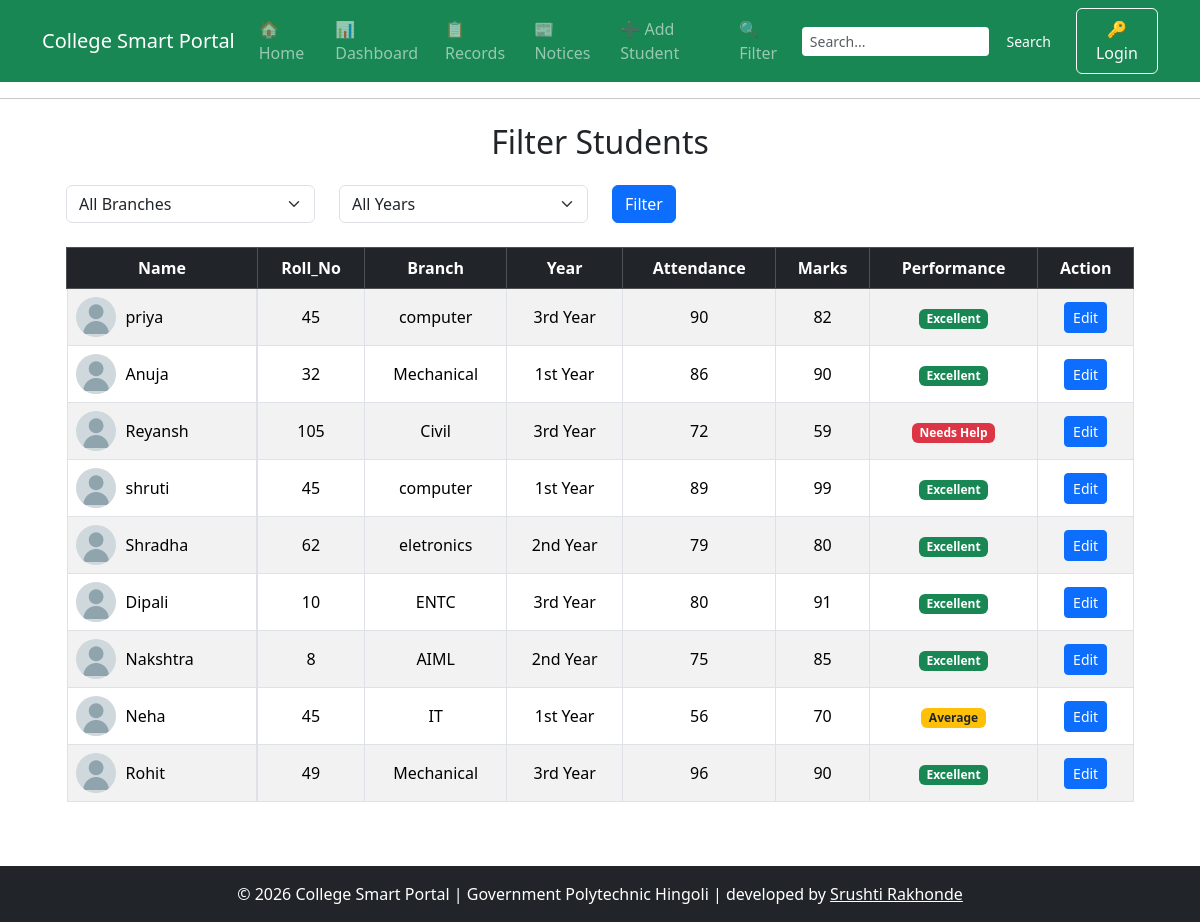
The app's page /filter with its own data.
### tables this page shows
CREATE TABLE students (
                    id INTEGER PRIMARY KEY AUTOINCREMENT,
                    name TEXT NOT NULL,
                    roll_no INTEGER NOT NULL,
                    marks INTEGER NOT NULL,
                    branch TEXT NOT NULL,
                    attendance INTEGER DEFAULT 0
                 , photo TEXT DEFAULT 'default.png', year TEXT DEFAULT '1st Year');

### project_flask.py (the view)
@app.route("/filter")
def filter():
    selected_branch = request.args.get("branch", "")
    selected_year = request.args.get("year", "")
    conn = get_db()
    cursor = conn.cursor()
    cursor.execute("""
        SELECT DISTINCT branch
        FROM students
        ORDER BY branch
    """)
    branches = [row["branch"] for row in cursor.fetchall()]
    cursor.execute("""
        SELECT DISTINCT year
        FROM students
        ORDER BY year
    """)
    years = [row["year"] for row in cursor.fetchall()]
    if selected_branch and selected_year:
        cursor.execute(
            "SELECT * FROM students WHERE branch = ? AND year = ?",
            (selected_branch, selected_year)
        )
    elif selected_branch:
        cursor.execute(
            "SELECT * FROM students WHERE branch = ?",
            (selected_branch,)
        )
    elif selected_year:
        cursor.execute(
            "SELECT * FROM students WHERE year = ?",
            (selected_year,)
        )
    else:
        cursor.execute("SELECT * FROM students")
    students = cursor.fetchall()
    return render_template(
        "filter.html",
        students=students,
        branches=branches,
        years=years,
        selected_branch=selected_branch,
        selected_year=selected_year
    )

### database.py (called while the page is built)
def get_db():
    conn = sqlite3.connect(DB_PATH)
    conn.row_factory = sqlite3.Row
    return conn

### templates/filter.html (shortened to what this page needs)
{% extends "base.html" %}
{% block content %}
<div class="container mt-4">
    <h2 class="text-center mb-4">Filter Students</h2>
    <form method="GET" action="{{ url_for('filter') }}" class="row mb-4">
        <div class="col-md-3">
            <select name="branch" class="form-select">
                <option value="">All Branches</option>
            </select>
        </div>
        <div class="col-md-3">
            <select name="year" class="form-select">
                <option value="">All Years</option>
            </select>
        </div>
        <div class="col-md-2">
            <button type="submit" class="btn btn-primary">
                Filter
            </button>
        </div>
    </form>
    <div class="table-responsive">
        <table class="table table-bordered table-striped table-hover text-center align-middle">
            <thead class="table-dark">
                <tr>
                    <th>Name</th>
                    <th>Roll_No</th>
                    <th>Branch</th>
                    <th>Year</th>
                    <th>Attendance</th>
                    <th>Marks</th>
                    <th>Performance</th>
                    <th>Action</th>
                </tr>
            </thead>
            <tbody>
                {% for student in students %}
                <tr>
                    <td style="display:flex; align-items:center; gap:10px;">
                        {% if student['photo'] %}
                            <img src="{{ url_for('static', filename='uploads/' + student['photo']) }}"
                                 alt="{{ student['name'] }}"
                                 style="width:40px; height:40px; border-radius:50%; object-fit:cover; background:#f0f0f0;">
                        {% else %}
                            <img src="{{ url_for('static', filename='uploads/default.png') }}"
                                 alt="Default"
                                 style="width:40px; height:40px; border-radius:50%; object-fit:cover; background:#f0f0f0;">
                        {% endif %}
                        <span>{{ student["name"] }}</span>
                    </td>
                    <td>{{ student["roll_no"] }}</td>
                    <td>{{ student["branch"] }}</td>
                    <td>{{ student["year"] }}</td>
                    <td>{{ student["attendance"] }}</td>
                    <td>{{ student["marks"] }}</td>
                    <td>
                        {% if student["marks"] >= 80 %}
                            <span class="badge bg-success">Excellent</span>
                        {% elif student["marks"] >= 60 %}
                            <span class="badge bg-warning text-dark">Average</span>
                        {% else %}
                            <span class="badge bg-danger">Needs Help</span>
                        {% endif %}
                    </td>
                    <td>
                        <a href="{{ url_for('edit_student', id=student['id']) }}"
                           class="btn btn-sm btn-primary">
                            Edit
                        </a>
                    </td>
                </tr>
                {% endfor %}
            </tbody>
        </table>
    </div>
</div>
{% endblock %}

### templates/base.html (shortened to what this page needs)
<!DOCTYPE html>
<html>
<head>
    <link href="https://cdn.jsdelivr.net/npm/bootstrap@5.3.2/dist/css/bootstrap.min.css" rel="stylesheet">
</head>
<body>
    <nav class="navbar navbar-expand-lg navbar-dark bg-success">
        <div class="container">
            <a class="navbar-brand" href="/">College Smart Portal</a>
            <div class="collapse navbar-collapse" id="mainNavbar">
                <ul class="navbar-nav me-auto mb-2 mb-lg-0">
                    <li class="nav-item"><a class="nav-link" href="{{ url_for('home') }}">🏠 Home</a></li>
                    <li class="nav-item"><a class="nav-link" href="{{ url_for('dashboard') }}">📊 Dashboard</a></li>
                    <li class="nav-item"><a class="nav-link" href="{{ url_for('records') }}">📋 Records</a></li>
                    <li class="nav-item"><a class="nav-link" href="{{ url_for('notices') }}">📰 Notices</a></li>
                    <li class="nav-item"><a class="nav-link" href="{{ url_for('add_student') }}">➕ Add Student</a></li>
                    <li class="nav-item"><a class="nav-link" href="{{ url_for('filter') }}">🔍 Filter</a></li>
                </ul>
                <form action="{{ url_for('search') }}" method="GET" class="d-flex mb-3 mb-lg-0">
                    <input type="search" name="q" class="form-control form-control-sm border-success" placeholder="Search..." value="{{ request.args.get('q', '') }}">
                    <button type="submit" class="btn btn-success btn-sm ms-2">Search</button>
                </form>
                <div class="d-flex align-items-center ms-lg-3 mt-3 mt-lg-0">
                    {% if session.get('username') %}
                        <span class="btn btn-info py-2 me-2 disabled">👤 {{ session.get('username') }}</span>
                        <a href="{{ url_for('logout') }}" class="btn btn-danger py-2">🔓 Logout</a>
                    {% else %}
                        <a href="{{ url_for('login') }}" class="btn btn-outline-light py-2">🔑 Login</a>
                    {% endif %}
                </div>
            </div>
        </div>
    </nav>
    <hr>
    <div class="container mt-4">
        <div class="container mt-4">
            {% block content %}{% endblock %}
        </div>
    </div>
    <footer class="bg-dark text-white text-center p-3 mt-5">
        © 2026 College Smart Portal | Government Polytechnic Hingoli | developed by <a href="srushti rakhonde" class="text-white">Srushti Rakhonde</a>
    </footer>
</body>
</html>

### records on screen
students: photo (placeholder picture), name "priya", roll_no "45", branch "computer", year "3rd Year", attendance "90", marks "82", shows "Excellent"
students: photo (placeholder picture), name "Anuja", roll_no "32", branch "Mechanical", year "1st Year", attendance "86", marks "90", shows "Excellent"
students: photo (placeholder picture), name "Reyansh", roll_no "105", branch "Civil", year "3rd Year", attendance "72", marks "59", shows "Needs Help"
students: photo (placeholder picture), name "shruti", roll_no "45", branch "computer", year "1st Year", attendance "89", marks "99", shows "Excellent"
students: photo (placeholder picture), name "Shradha", roll_no "62", branch "eletronics", year "2nd Year", attendance "79", marks "80", shows "Excellent"
students: photo (placeholder picture), name "Dipali", roll_no "10", branch "ENTC", year "3rd Year", attendance "80", marks "91", shows "Excellent"
students: photo (placeholder picture), name "Nakshtra", roll_no "8", branch "AIML", year "2nd Year", attendance "75", marks "85", shows "Excellent"
students: photo (placeholder picture), name "Neha", roll_no "45", branch "IT", year "1st Year", attendance "56", marks "70", shows "Average"
students: photo (placeholder picture), name "Rohit", roll_no "49", branch "Mechanical", year "3rd Year", attendance "96", marks "90", shows "Excellent"
